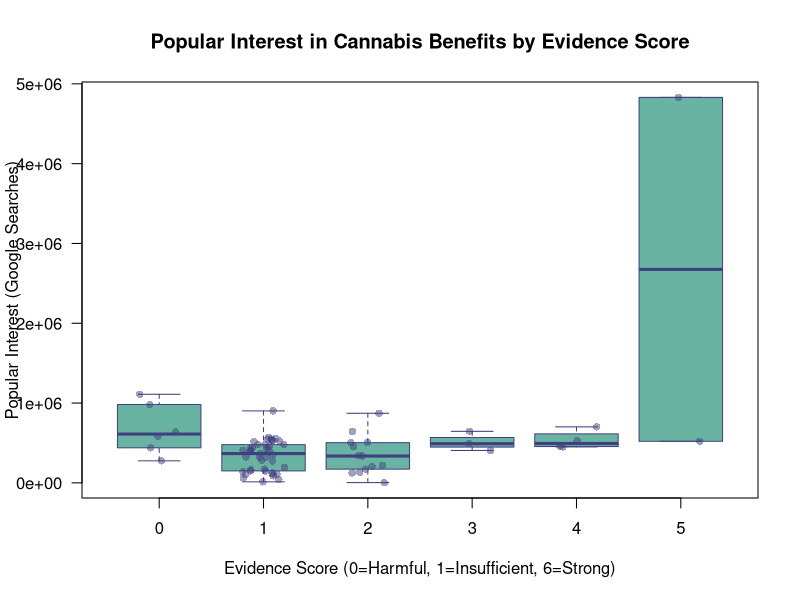
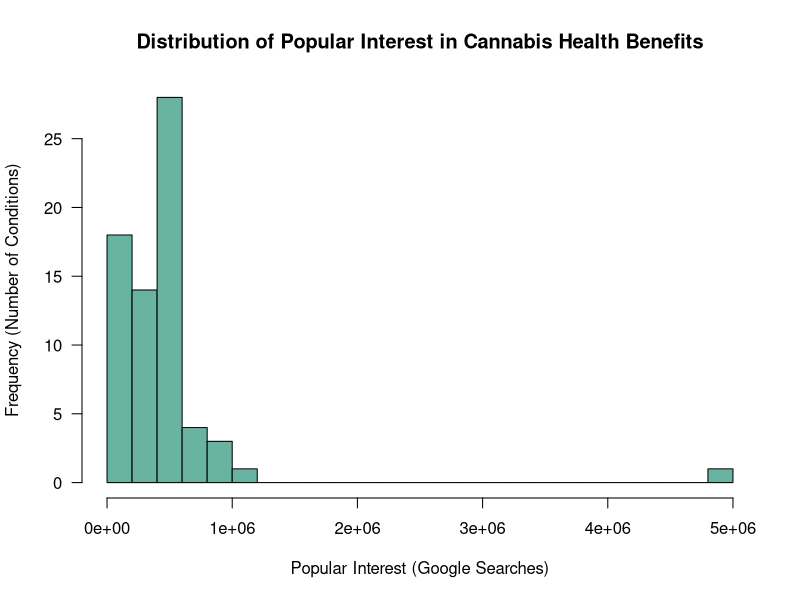

Reproduce these figures in R, in order.
library(readr)
library(readxl)

# Load data using readr
data <- read_csv("CanabisBenefits.csv")

# Clean column names
colnames(data)[4] <- "evidence_score"
colnames(data)[5] <- "popular_interest"

# Display basic information
cat("CANNABIS BENEFITS STATISTICAL ANALYSIS\n")
cat("Total health conditions analyzed:", nrow(data), "\n\n")

cat("Evidence Score Distribution:\n")
print(table(data$evidence_score))

cat("\nPopular Interest Summary Statistics:\n")
print(summary(data$popular_interest))

# VISUALIZATION 1: Boxplot
cat("\nCreating boxplot...\n")

png("evidence_vs_interest_boxplot.png", width = 800, height = 600, res = 100)

boxplot(popular_interest ~ evidence_score, 
        data = data,
        col = "#69b3a2",
        main = "Popular Interest in Cannabis Benefits by Evidence Score",
        xlab = "Evidence Score (0=Harmful, 1=Insufficient, 6=Strong)",
        ylab = "Popular Interest (Google Searches)",
        border = "#404080",
        las = 1)
# Add points to show individual data
stripchart(popular_interest ~ evidence_score, 
           data = data,
           vertical = TRUE,
           method = "jitter",
           add = TRUE,
           pch = 16,
           col = rgb(64/255, 64/255, 128/255, 0.5),
           jitter = 0.2)
dev.off()

cat("Boxplot saved: evidence_vs_interest_boxplot.png\n")

# VISUALIZATION 2: Histogram
cat("Creating histogram...\n")

png("popular_interest_histogram.png", width = 800, height = 600, res = 100)

hist(data$popular_interest,
     breaks = 30,
     col = "#69b3a2",
     border = "black",
     main = "Distribution of Popular Interest in Cannabis Health Benefits",
     xlab = "Popular Interest (Google Searches)",
     ylab = "Frequency (Number of Conditions)",
     las = 1)

dev.off()

cat("Histogram saved: popular_interest_histogram.png\n")

# STATISTICAL ANALYSIS: Kruskal-Wallis Test
cat("\n=== STATISTICAL TEST: KRUSKAL-WALLIS H-TEST ===\n")

kruskal_test <- kruskal.test(popular_interest ~ evidence_score, data = data)

cat("Kruskal-Wallis H-statistic:", round(kruskal_test$statistic, 4), "\n")
cat("P-value:", round(kruskal_test$p.value, 6), "\n")
cat("Degrees of freedom:", kruskal_test$parameter, "\n\n")

if (kruskal_test$p.value < 0.05) {
  cat("Decision: REJECT the null hypothesis (p =", round(kruskal_test$p.value, 4), "< 0.05)\n")
  cat("Conclusion: There IS a significant difference in popular interest\n")
  cat("            across different evidence score levels.\n")
} else {
  cat("Decision: FAIL TO REJECT the null hypothesis (p >= 0.05)\n")
  cat("Conclusion: There is NO significant difference in popular interest\n")
  cat("            across different evidence score levels.\n")
}

# CORRELATION ANALYSIS: Spearman's Rank Correlation
cat("\n=== CORRELATION ANALYSIS ===\n")

correlation <- cor.test(data$evidence_score, data$popular_interest, 
                        method = "spearman",
                        exact = FALSE)

cat("Spearman's Rank Correlation Coefficient (ρ):", round(correlation$estimate, 3), "\n")
cat("P-value:", round(correlation$p.value, 3), "\n\n")

if (abs(correlation$estimate) < 0.3) {
  strength <- "weak"
} else if (abs(correlation$estimate) < 0.7) {
  strength <- "moderate"
} else {
  strength <- "strong"
}

cat("Interpretation:", strength, "correlation\n")

if (correlation$p.value < 0.05) {
  cat("Result: Statistically significant correlation (p < 0.05)\n")
} else {
  cat("Result: No statistically significant correlation (p >= 0.05)\n")
}


# SUMMARY STATISTICS BY EVIDENCE SCORE
cat("\n=== SUMMARY STATISTICS BY EVIDENCE SCORE ===\n")

# Calculate summary statistics manually (without dplyr)
evidence_levels <- unique(data$evidence_score)
evidence_levels <- sort(evidence_levels)

summary_stats <- data.frame(
  evidence_score = integer(),
  Count = integer(),
  Mean_Interest = numeric(),
  Median_Interest = numeric(),
  SD_Interest = numeric(),
  Min_Interest = numeric(),
  Max_Interest = numeric()
)

for (level in evidence_levels) {
  subset_data <- data$popular_interest[data$evidence_score == level]
  
  summary_stats <- rbind(summary_stats, data.frame(
    evidence_score = level,
    Count = length(subset_data),
    Mean_Interest = round(mean(subset_data), 0),
    Median_Interest = round(median(subset_data), 0),
    SD_Interest = round(sd(subset_data), 0),
    Min_Interest = min(subset_data),
    Max_Interest = max(subset_data)
  ))
}

print(summary_stats)

